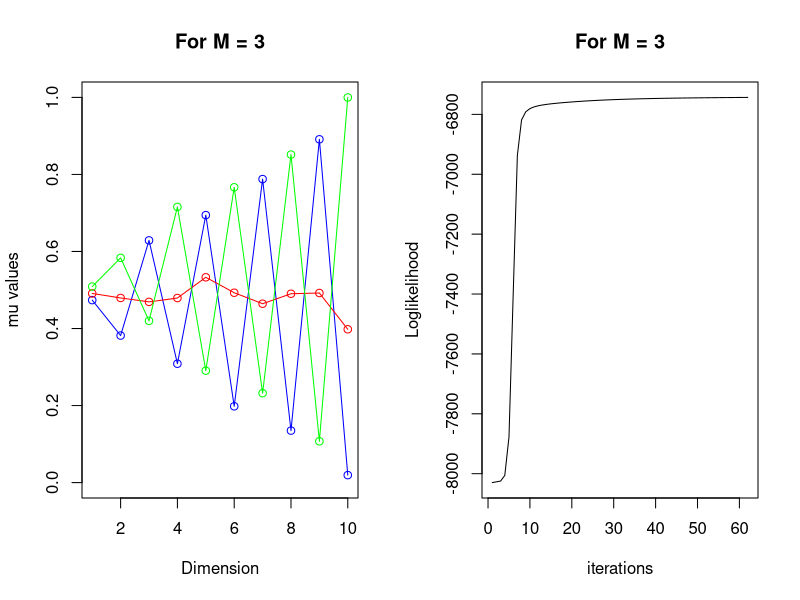
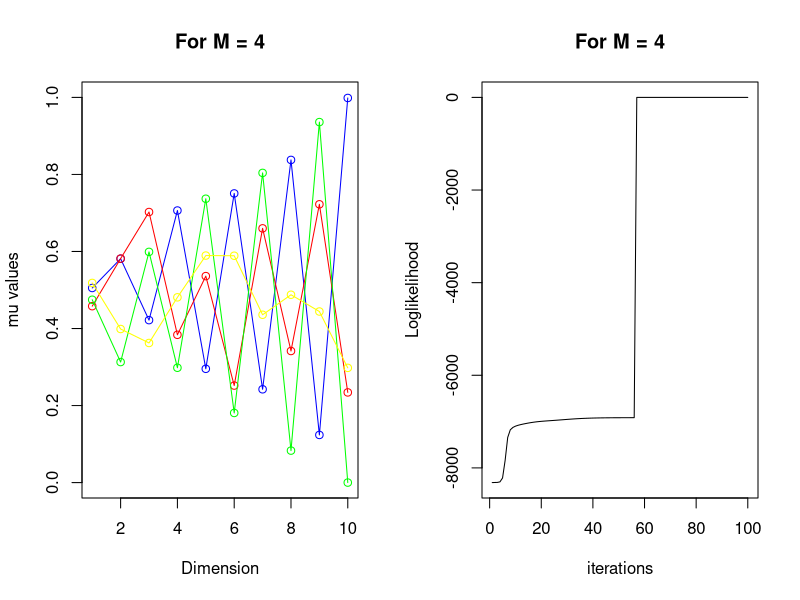
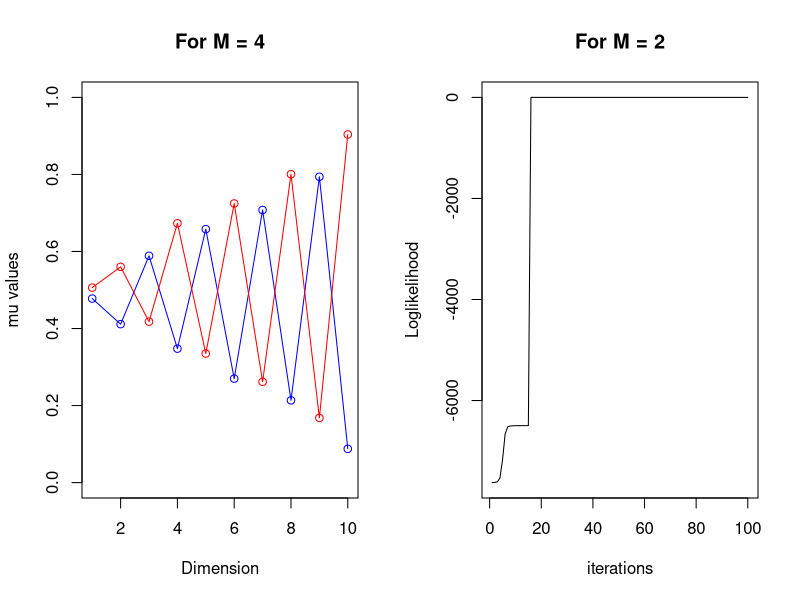

These figures' R source, in order:
## ---- chunk 1
knitr::opts_chunk$set(echo = TRUE)
## ---- chunk 2
library(gridExtra)
library(ggplot2)
## ---- chunk 3
set.seed(1234567890)
max_it <- 100 # max number of EM iterations
min_change <- 0.1 # min change in log lik between two consecutive iterations
n=1000 # number of training points
D=10 # number of dimensions
x <- matrix(nrow=n, ncol=D) # training data

true_pi <- vector(length = 3) # true mixing coefficients
true_mu <- matrix(nrow=3, ncol=D) # true conditional distributions
true_pi=c(1/3, 1/3, 1/3)
true_mu[1,]=c(0.5,0.6,0.4,0.7,0.3,0.8,0.2,0.9,0.1,1)
true_mu[2,]=c(0.5,0.4,0.6,0.3,0.7,0.2,0.8,0.1,0.9,0)
true_mu[3,]=c(0.5,0.5,0.5,0.5,0.5,0.5,0.5,0.5,0.5,0.5)

# plot(true_mu[1,], type="o", col="blue", ylim=c(0,1))
# points(true_mu[2,], type="o", col="red")
# points(true_mu[3,], type="o", col="green")

# Producing the training data

for(i in 1:n) {
  m <- sample(1:3,1,prob=true_pi)
  for(d in 1:D) {
    x[i,d] <- rbinom(1,1,true_mu[m,d])
  }
}

M=3 # number of clusters
w <- matrix(nrow=n, ncol=M) # weights
pi <- vector(length = M) # mixing coefficients
mu <- matrix(nrow=M, ncol=D) # conditional distributions
llik3 <- vector(length = max_it) # log likelihood of the EM iterations

# Random initialization of the parameters
pi <- runif(M,0.49,0.51)
pi <- pi / sum(pi)
for(m in 1:M) {
  mu[m,] <- runif(D,0.49,0.51)
}


bern <- function(m, i){
  numerator <- pi[m] * prod((((mu[m, ]) ^ x[i,]) * ((1 - mu[m, ]) ^ (1 - x[i,]))))

  demonirator <- pi[1] * (prod((mu[1, ] ^ x[i,]) * ((1 - mu[1, ]) ^ (1 - x[i,])))) +
                 pi[2] * (prod((mu[2, ] ^ x[i,]) * ((1 - mu[2, ]) ^ (1 - x[i,])))) +
                 pi[3] * (prod((mu[3, ] ^ x[i,])* ((1 - mu[3, ]) ^ (1 - x[i,]))))

  return(numerator / demonirator)
}

logv <- c()

for(it in 1:max_it) {

  # E-step: Computation of the weights
  # Your code here

  for(i in 1:nrow(x)){
    w[i, 1] = bern(1, i)
    w[i, 2] = bern(2, i)
    w[i, 3] = bern(3, i)

  }

  #Log likelihood computation.
  # Your code here

  difference = 0
  for (N in 1:n){
    logpx = c()
    for (m in 1:M){
      logbern = 0
      for (d in 1:D){
        logbern = logbern + x[N,d]*log(mu[m,d])+(1-x[N,d])*log(1-mu[m,d])
      }
      logpx[m]= log(pi[m]) + logbern
      difference = difference + w[N,m]*logpx[m]
    }
  }

  llik3[it] = difference

  # Stop if the log likelihood has not changed significantly
  # Your code here

  if(it > 1){
    if(abs(llik3[it] - llik3[it - 1]) <= 0.1){
      break
    }
  }  

  #M-step: ML parameter estimation from the data and weights
  # Your code here

  # mu calculation
  mu <- t(w) %*% x/colSums(w)

  # Pi calulcation
  pi <- colSums(w) / nrow(x)

}

## ---- chunk 4
par(mfrow=c(1,2))
plot(mu[1,], type="o", col="blue", ylim=c(0,1), ylab = "mu values", 
     xlab = "Dimension", main = "For M = 3")
points(mu[2,], type="o", col="red")
points(mu[3,], type="o", col="green")
plot(llik3[1:it], type="l", ylab="Loglikelihood", xlab="iterations", 
     main = "For M = 3")
## ---- chunk 5
cat("The pi values that we found are ", pi, " and the real values of pi are ", true_pi)
## ---- chunk 6

true_pi <- vector(length = 4) # true mixing coefficients
true_mu <- matrix(nrow=3, ncol=D) # true conditional distributions

# We changed here it initialize the m
true_pi=c(1/4, 1/4, 1/4, 1/4)

# Producing the training data

for(i in 1:n) {
  m <- sample(1:4,1,prob=true_pi)
}

M=4 # number of clusters
w <- matrix(nrow=n, ncol=M) # weights
pi <- vector(length = M) # mixing coefficients
mu <- matrix(nrow=M, ncol=D) # conditional distributions
llik4 <- vector(length = max_it) # log likelihood of the EM iterations

# Random initialization of the parameters
pi <- runif(M,0.49,0.51)
pi <- pi / sum(pi)
for(m in 1:M) {
  mu[m,] <- runif(D,0.49,0.51)
}

bern <- function(m, i){
  numerator <- pi[m] * prod((((mu[m, ]) ^ x[i,]) * ((1 - mu[m, ]) ^ (1 - x[i,]))))

  demonirator <- pi[1] * (prod((mu[1, ] ^ x[i,]) * ((1 - mu[1, ]) ^ (1 - x[i,])))) +
                 pi[2] * (prod((mu[2, ] ^ x[i,]) * ((1 - mu[2, ]) ^ (1 - x[i,])))) +
                 pi[3] * (prod((mu[3, ] ^ x[i,])* ((1 - mu[3, ]) ^ (1 - x[i,])))) +
                 pi[4] * (prod((mu[4, ] ^ x[i,])* ((1 - mu[4, ]) ^ (1 - x[i,]))))

  return(numerator / demonirator)
}


for(it in 1:max_it) {

  # E-step: Computation of the weights
  # Your code here

  for(i in 1:nrow(x)){
    w[i, 1] = bern(1, i)
    w[i, 2] = bern(2, i)
    w[i, 3] = bern(3, i)
    w[i, 4] = bern(4, i)
  }

    #Log likelihood computation.
  # Your code here

  difference = 0
  for (N in 1:n){
    logpx = c()
    for (m in 1:M){
      logbern = 0
      for (d in 1:D){
        logbern = logbern + x[N,d]*log(mu[m,d])+(1-x[N,d])*log(1-mu[m,d])
      }
      logpx[m]= log(pi[m]) + logbern
      difference = difference + w[N,m]*logpx[m]
    }
  }

  llik4[it] = difference


  # Stop if the lok likelihood has not changed significantly
  # Your code here
  
    if(it > 1){
       if(abs(llik4[it] - llik4[it - 1]) <= 0.1){
         break
      }
    }  

  #M-step: ML parameter estimation from the data and weights
  # Your code here

  # mu calculation
  mu <- t(w) %*% x/colSums(w)

  # Pi calulcation
  pi <- colSums(w) / nrow(x)

}
## ---- chunk 7
  par(mfrow=c(1,2))
  plot(mu[1,], type="o", col="blue", ylim=c(0,1),  ylab = "mu values", 
     xlab = "Dimension", main = "For M = 4")
  points(mu[2,], type="o", col="red")
  points(mu[3,], type="o", col="green")
  points(mu[4,], type="o", col="yellow")
  plot(llik4, type="l", ylab="Loglikelihood", xlab="iterations", 
     main = "For M = 4")
  
## ---- chunk 8
cat("The pi values that we found are ", pi)
## ---- chunk 9
max_it <- 100 # max number of EM iterations
min_change <- 0.1 # min change in log lik between two consecutive iterations
n=1000 # number of training points
D=10 # number of dimensions

true_pi <- vector(length = 2) # true mixing coefficients
true_mu <- matrix(nrow=3, ncol=D) # true conditional distributions
true_pi=c(1/2, 1/2)




# Producing the training data

for(i in 1:n) {
  m <- sample(1:2,1,prob=true_pi)
}

M=2 # number of clusters
w <- matrix(nrow=n, ncol=M) # weights
pi <- vector(length = M) # mixing coefficients
mu <- matrix(nrow=M, ncol=D) # conditional distributions
llik2 <- vector(length = max_it) # log likelihood of the EM iterations

# Random initialization of the parameters
pi <- runif(M,0.49,0.51)
pi <- pi / sum(pi)
for(m in 1:M) {
  mu[m,] <- runif(D,0.49,0.51)
}

bern <- function(m, i){
  numerator <- pi[m] * prod((((mu[m, ]) ^ x[i,]) * ((1 - mu[m, ]) ^ (1 - x[i,]))))
  
  demonirator <- pi[1] * (prod((mu[1, ] ^ x[i,]) * ((1 - mu[1, ]) ^ (1 - x[i,])))) +
    pi[2] * (prod((mu[2, ] ^ x[i,]) * ((1 - mu[2, ]) ^ (1 - x[i,]))))
  
  return(numerator / demonirator)
}



for(it in 1:max_it) {

  # E-step: Computation of the weights
  # Your code here
  
  for(i in 1:nrow(x)){
    w[i, 1] = bern(1, i)
    w[i, 2] = bern(2, i)
  }

  #Log likelihood computation.
  # Your code here
  
  difference = 0
  for (N in 1:n){
    logpx = c()
    for (m in 1:M){
      logbern = 0
      for (d in 1:D){
        logbern = logbern + x[N,d]*log(mu[m,d])+(1-x[N,d])*log(1-mu[m,d])
      }
      logpx[m]= log(pi[m]) + logbern
      difference = difference + w[N,m]*logpx[m]
    }
  }
  
  llik2[it] = difference

  
  # Stop if the lok likelihood has not changed significantly
  # Your code here
  
    if(it > 1){
       if(abs(llik2[it] - llik2[it - 1]) <= 0.1){
         break
      }
    }
  
  #M-step: ML parameter estimation from the data and weights
  # Your code here
  
  # mu calculation
  mu <- t(w) %*% x/colSums(w)
  
  # Pi calulcation
  pi <- colSums(w) / nrow(x)
}

## ---- chunk 10
  par(mfrow=c(1,2))
  plot(mu[1,], type="o", col="blue", ylim=c(0,1),  ylab = "mu values", 
     xlab = "Dimension", main = "For M = 4")
  points(mu[2,], type="o", col="red")
  plot(llik2, type="l", ylab="Loglikelihood", xlab="iterations", 
     main = "For M = 2")
## ---- chunk 11
cat("The pi values that we found are ", pi)
## ---- chunk 12
df = data.frame(llik2, llik3, llik4, x= 1:length(llik2))
